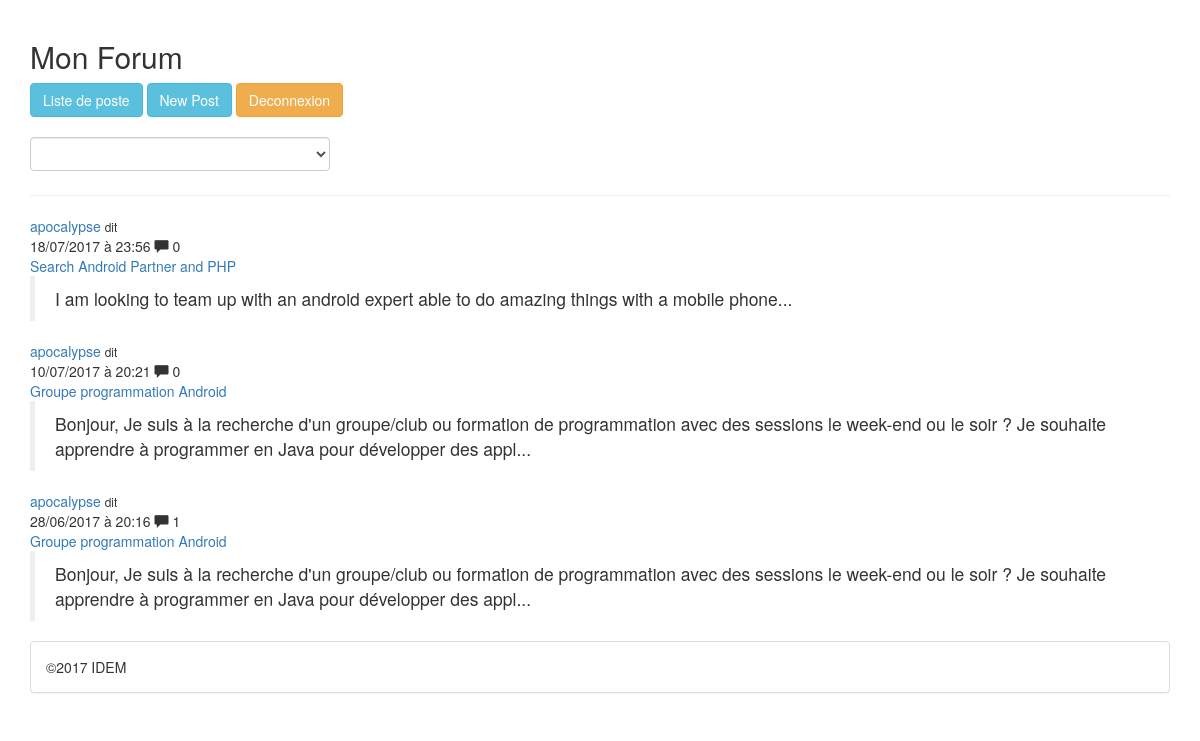
The app's page /index.php?p=acceuil (signed in) with its own data.
### tables this page shows
CREATE TABLE `post` (
  `id` int(255) NOT NULL AUTO_INCREMENT,
  `poster_id` int(255) NOT NULL,
  `title` varchar(255) NOT NULL,
  `description` text,
  `date_post` datetime DEFAULT NULL,
  `category_id` int(255) NOT NULL,
  PRIMARY KEY (`id`),
  KEY `poster_id` (`poster_id`),
  KEY `post_ibfk_2_idx` (`category_id`),
  CONSTRAINT `post_ibfk_1` FOREIGN KEY (`poster_id`) REFERENCES `user` (`id`),
  CONSTRAINT `post_ibfk_2` FOREIGN KEY (`category_id`) REFERENCES `categories` (`id`) ON DELETE NO ACTION ON UPDATE NO ACTION
);

CREATE TABLE `user` (
  `id` int(255) NOT NULL AUTO_INCREMENT,
  `username` varchar(255) NOT NULL,
  `password` varchar(255) NOT NULL,
  `email` varchar(255) NOT NULL,
  PRIMARY KEY (`id`)
);

### model/operations.php (called while the page is built, shortened)
<?php
function getConnexion(){
    $connexion = new PDO("mysql:host=localhost;dbname=blog;charset=UTF8",'root','');
    $connexion->setAttribute(PDO::ATTR_ERRMODE, PDO::ERRMODE_EXCEPTION);
    $connexion->setAttribute(PDO::ATTR_EMULATE_PREPARES, false);
    return $connexion;
}
function getAllPosts(){
    $connexion = getConnexion();
    $query = 'SELECT p.id,p.title,p.description,p.date_post,u.id AS user_id,u.username,COUNT(c.id) AS nb_comment
                FROM USER AS u,post AS p
                LEFT JOIN COMMENT AS c ON c.post_id=p.id
                WHERE u.id=p.poster_id GROUP BY p.id ORDER BY id DESC';
    $pdo = $connexion->prepare($query);
    $pdo->execute(array());
    return $pdo->fetchAll(PDO::FETCH_ASSOC);
}

### model/helpers.php (called while the page is built, shortened)
<?php
function shortenText($string){
    return substr($string,0,200);
}
function reformatDate($sqlDateString){
    $phpdate = strtotime($sqlDateString);
    return date('d/m/Y à H:i',$phpdate);
}

### templates/accueil.php (the view, shortened to what this page needs)
<?php include_once('templates/header.php'); ?>
<?php if(!empty($posts)): ?>
    <?php foreach($posts as $p): ?>
    <div id="">
        <div>
            <div class="user-post-header">
                <a href="" lambdaeverupdated="2"><?=$p['username']?></a> <small>dit</small>
                <div>
                    <?= reformatDate($p['date_post'])?>
                    <span aria-hidden="true" class="glyphicon glyphicon-comment"></span> <?=$p['nb_comment']?>
                </div>
                <div class="user-post-header__label">
                    <a href="index.php?p=viewPost&postid=<?=$p['id']?>"><?=$p['title']?></a>
                </div>
            </div>
            <div>
                <blockquote>
                    <?=shortenText($p['description'])?>...
                </blockquote>
            </div>
        </div>
    <?php endforeach; ?>
<?php endif; ?>
<?php include_once('templates/footer.php'); ?>

### records on screen
post: poster.username "apocalypse", date_post "18/07/2017 à 23:56", nb_comment "0", title "Search Android Partner and PHP", description "I am looking to team up with an android expert able to do amazing things with a mobile phone"
post: poster.username "apocalypse", date_post "10/07/2017 à 20:21", nb_comment "0", title "Groupe programmation Android", description "Bonjour, Je suis à la recherche d'un groupe/club ou formation de programmation avec des sessions le week-end ou le soir ? Je souhaite apprendre à programmer en Java pour développer des appl"
post: poster.username "apocalypse", date_post "28/06/2017 à 20:16", nb_comment "1", title "Groupe programmation Android", description "Bonjour, Je suis à la recherche d'un groupe/club ou formation de programmation avec des sessions le week-end ou le soir ? Je souhaite apprendre à programmer en Java pour développer des appl"
